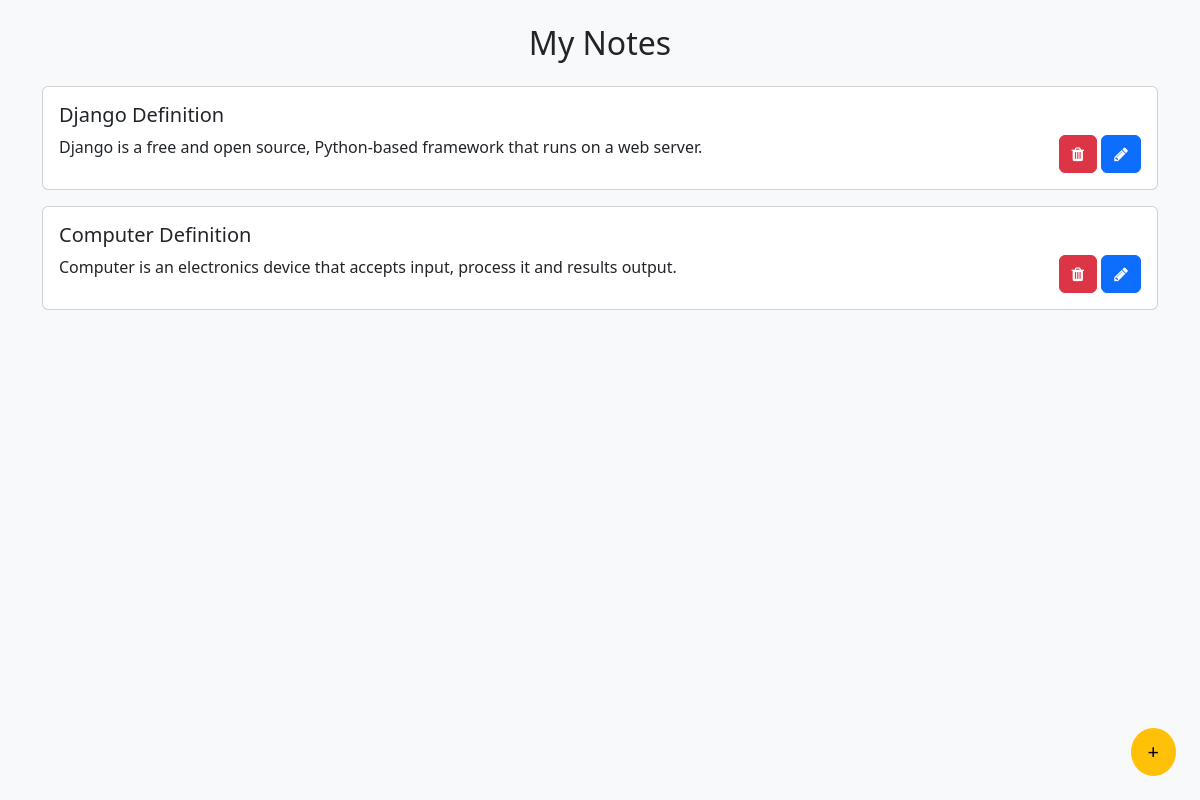
The app's page /, older data.
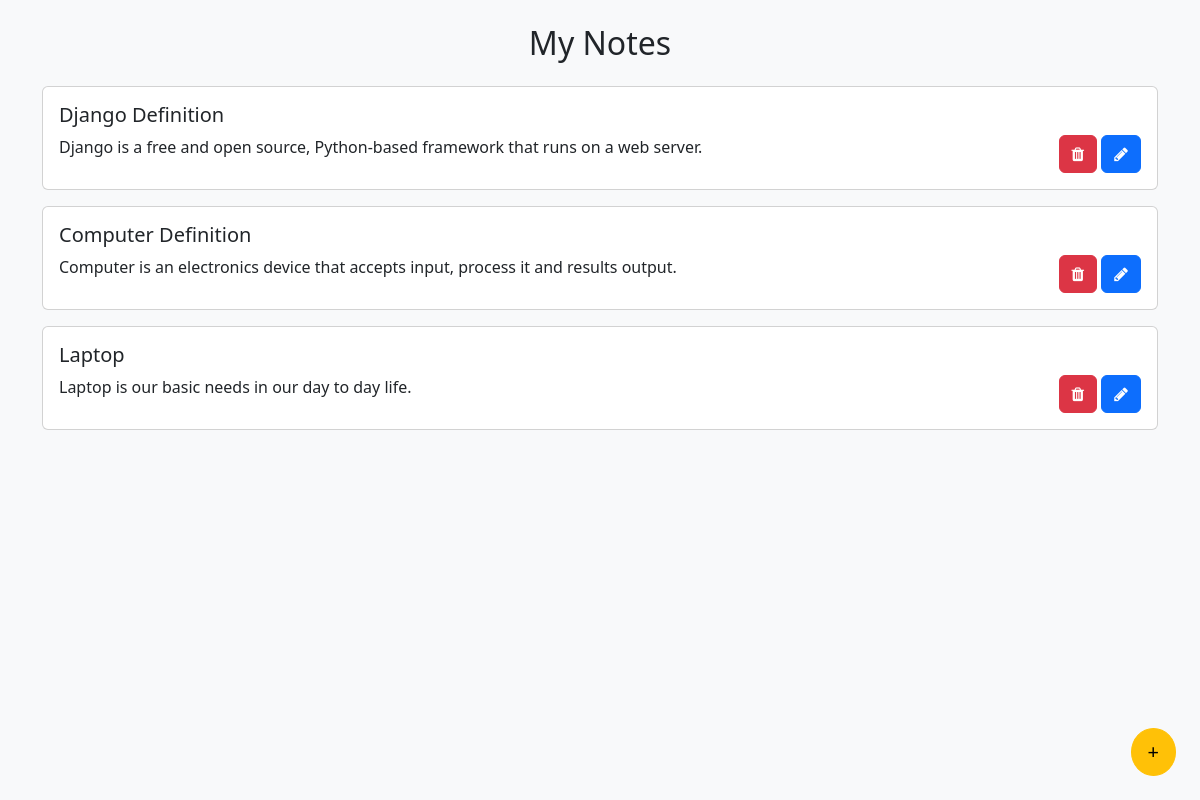
The same page, newer data.
### note/models.py (models this page shows, shortened)
class Note(models.Model):
    title = models.CharField(max_length=200)
    text = models.TextField()
    created_at = models.DateTimeField(auto_now_add=True)
    updated_at = models.DateTimeField(auto_now=True)

### noteapp/views.py (the view)
# urls.py: 2. Add a URL to urlpatterns:  path('', views.home, name='home')
def home(request):
    notes = Note.objects.all()
    context = {
        'notes': notes
    }
    return render(request, 'home.html', context)

### templates/home.html (shortened to what this page needs)
{% load static %}
<!DOCTYPE html>
<html lang="en">
<head>
  <link href="https://cdn.jsdelivr.net/npm/bootstrap@5.3.7/dist/css/bootstrap.min.css" rel="stylesheet">
    <link
      rel="stylesheet"
      href="https://cdnjs.cloudflare.com/ajax/libs/font-awesome/4.7.0/css/font-awesome.min.css"
    />
</head>
<body class="bg-light">
  <div class="container mt-4">
    <h2 class="text-center mb-4">My Notes</h2>
     {% for note in notes %}
    <div class="card mb-3">
      <div class="card-body">
        <h5 class="card-title">{{ note.title }}</h5>
        {{ note.text }}
        <span style="position: relative; float: right">
                <a href="{% url 'delete_note' note.pk %}" class="btn btn-danger"
                  ><i class="fa fa-trash"></i
                ></a>
                <a href="{% url 'edit_note' note.pk %}" class="btn btn-primary"
                  ><i class="fa fa-pencil"></i
                ></a>
              </span>
      </div>
    </div>
    {% endfor %}
  </div>
  <div class="position-fixed bottom-0 end-0 m-4">
    <a href="{% url 'add_note' %}" class="btn btn-warning btn-lg rounded-circle" title="Add Note">+</a>
  </div>
</body>
</html>

Row changes from the older to the newer data that the page shows:
added Note: title "Laptop", text "Laptop is our basic needs in our day to day life."
